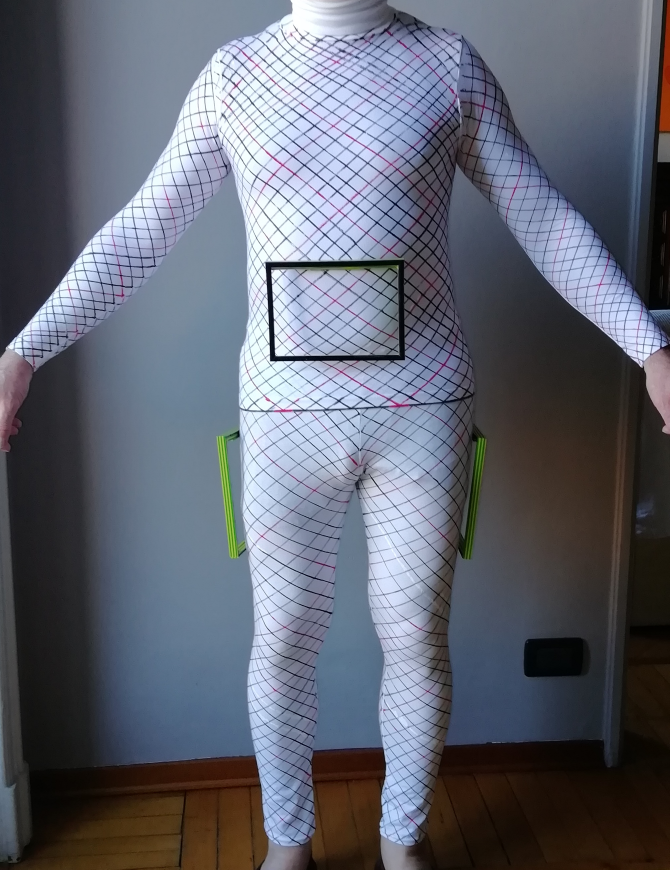
#> input picture images/30 gen 0 gr.jpg, 2008 x 2609 px (shown at 1/3 size); its folder holds 6 pictures in this run
$ python main.py
#> lines starting #> are read from the running program, lines starting #| are printed output that depends on the picture; after the words box and inside, x2 and y2 are one past the last pixel; in counts of white or black regions, pixels touching at a corner belong together
### ImageInformationExtractor.py
from MarkersCornersExtractor import *
from CrossingsIdentifier import *
from CameraCalibration import *
import matplotlib.pyplot as plt
import utils
from ShapeReconstruction import *


class ImageInformation:
    def __init__(self):
        self.img = None
        self.img_x = None
        self.img_y = None
        self.angle = None
        self.path = None

        self.marker_front = None
        self.marker_back = None
        self.marker_right = None
        self.marker_left = None

        self.crossing_matrix = None
        self.crossing_matrix_bottom = None
        self.pink_mask = None
        self.crossings = None

        self.pink_lines1 = set()
        self.pink_lines2 = set()

    def readImage(self, path, angle):
#> called with path = 'images/30 gen 0 gr.jpg', angle = 0
        self.img = cv2.imread(path, cv2.IMREAD_COLOR)
#> self.img is the input picture: shape (2609, 2008, 3); mean B, G, R 112.9, 100.8, 96.6
        self.img_x, self.img_y = self.img.shape[1], self.img.shape[0]
        self.angle = angle
        self.path = path

    def getImage(self):
        return self.img

    def setMarkers(self, markers):
        self.marker_front, self.marker_back, self.marker_right, self.marker_left = markers

    def setCrossingMatrix(self, crossing_matrix, crossing_matrix_bottom):
        self.crossing_matrix = crossing_matrix
        self.crossing_matrix_bottom = crossing_matrix_bottom

    def setPinkMask(self, pink_mask):
        self.pink_mask = pink_mask

    def visualizeMarkers(self):
        img = self.img.copy()
        colors = [
            (0, 0, 255),
            (0, 255, 0),
            (255, 255, 0),
            (255, 0, 0),
        ]

        markers = [self.marker_front, self.marker_back, self.marker_right, self.marker_left]

        for marker in markers:
            if marker is not None:
                corners = marker.getCorners()
                for corner, color in zip(corners, colors):
                    cv2.circle(img, (int(corner.x), int(corner.y)), radius=20, color=color, thickness=-1)

        plt.imshow(img[:, :, ::-1])
        plt.savefig(utils.dir_results + '/markers_corners' + str(self.angle) + '.png')
        plt.clf()

    # [76 lines left out: functions mergeCrossingMatrices, visualiseCrossingMatrix, findPinkCurves, not called in this run]


class ImageInformationExtractor:
    def __init__(self):
        self.images = {}
        self.angles = [0, 60, 300]

    def readImages(self):
        directory = "images/"
        images_names = [
            "30 gen 0 gr.jpg",
            "30 gen 60 gr.jpg",
             #"30 gen 120 gr.jpg",
            # "30 gen 180 gr.jpg",
            # "30 gen 240 gr.jpg",
             "30 gen 300 gr.jpg"
        ]

        for images_name, angle in zip(images_names, self.angles):
            path = directory + images_name
            image = ImageInformation()
            image.readImage(path, angle)
            self.images[angle] = image

    def extractMarkersCoordinates(self, visualize=False):
#> called with visualize = True
        for angle in self.angles:
            image = self.images[angle]
            img = image.getImage()
            markers_corners_extractor = MarkersCornersExtractor(img, angle)
            markers = markers_corners_extractor.extractCorners(visualize=visualize)
            image.setMarkers(markers)
#> this loop made 3 passes
#> pass 1, in findGreenMask, `mask = cv2.inRange(self.img_hsv, lower_bound, upper_bound)`:
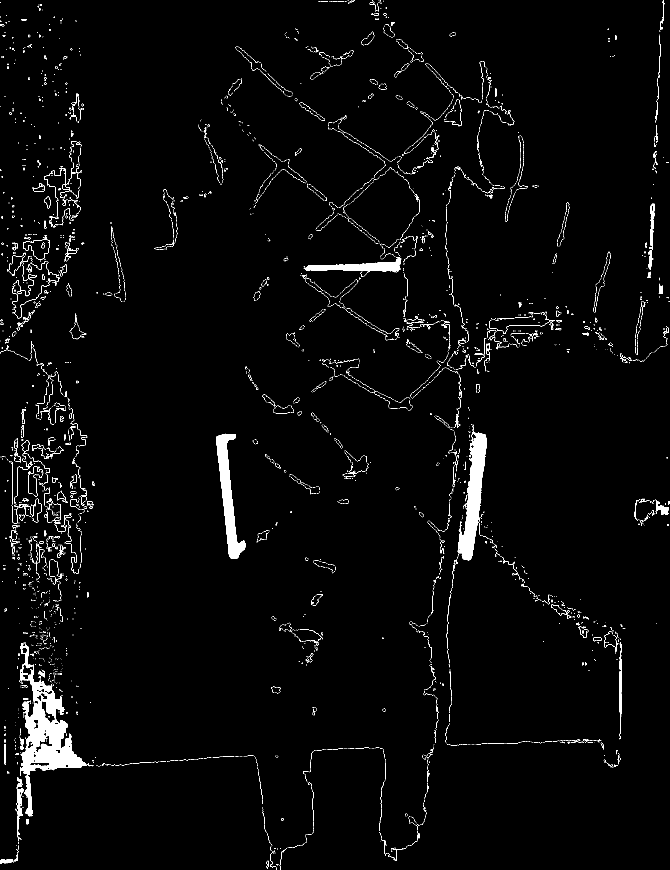
#> mask: shape (2609, 2008) (shown at 1/3 size); 2.1% white; 5788 white regions (5362 under 20 px), largest, box (x1, y1, x2, y2) and area: (60, 1930, 281, 2449) 27799, (1373, 1274, 1461, 1681) 14915, (649, 1301, 737, 1677) 11733
#> pass 1, in findGreenMask, `mask = cv2.erode(mask, kernel, iterations=1)`:
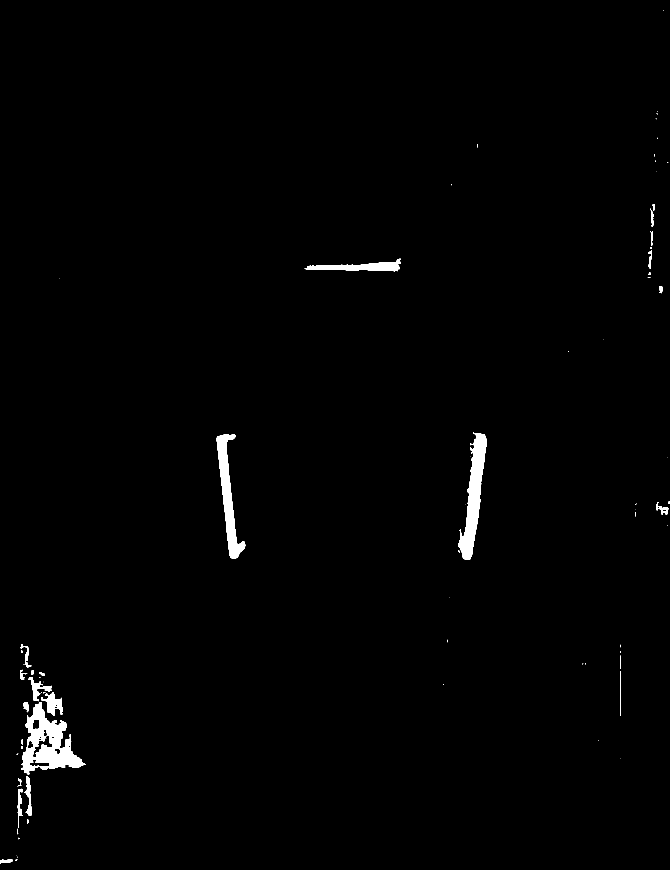
#> mask: shape (2609, 2008) (shown at 1/3 size); 1.1% white; 77 white regions (47 under 20 px), largest, box (x1, y1, x2, y2) and area: (63, 2106, 257, 2324) 17412, (1375, 1296, 1460, 1680) 13459, (650, 1303, 736, 1676) 10724
#> pass 1, in visualize, `plt.savefig(utils.dir_results + '/markers_mask' + str(self.angle) + '...`:
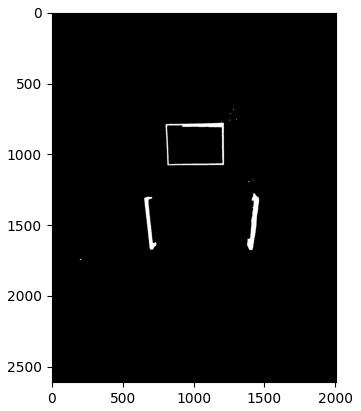
#> figure drawn by matplotlib, 1 panel
#> pass 1, in extractCorners, `plt.savefig(utils.dir_results + '/markers_potential_corners' + str(sel..`:
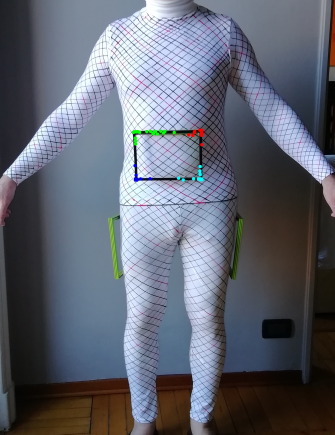
#> shown: shape (2609, 2008, 3) (shown at 1/6 size); mean R, G, B 96.6, 101.1, 112.9
#> pass 2, in visualize (call 2), `plt.savefig(utils.dir_results + '/markers' + str(self.angle) + '.png')`:
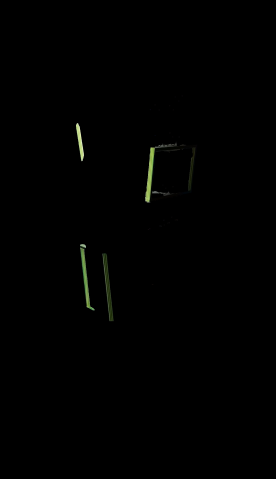
#> shown: shape (2872, 1655, 3) (shown at 1/6 size); mean R, G, B 0.9, 1.1, 0.6
#> pass 2, in visualize (call 2), `plt.savefig(utils.dir_results + '/markers_mask' + str(self.angle) + '...`:
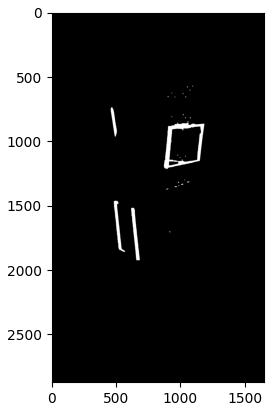
#> figure drawn by matplotlib, 1 panel

    def visualizeMarkers(self):
        for angle in self.angles:
            image = self.images[angle]
            image.visualizeMarkers()
#> this loop made 3 passes
#> pass 2, in visualizeMarkers (call 2), `plt.savefig(utils.dir_results + '/markers_corners' + str(self.angle) +..`:
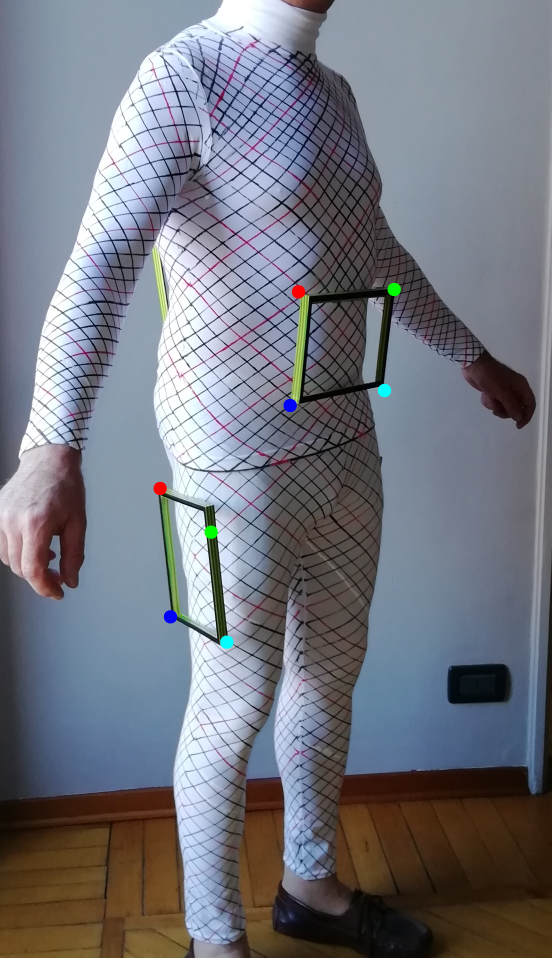
#> shown: shape (2872, 1655, 3) (shown at 1/3 size); mean R, G, B 115.1, 117.9, 127.2

    # [33 lines left out: functions visualizeCrossings, mergeCrossingMatrices, extractCrossings, findPinkCurves, not called in this run]

    def perform3DReconstruction(self):
        shape_reconstruction = ShapeReconstruction(self.images, self.angles)
        shape_reconstruction.reconstructShape()

### MarkersCornersExtractor.py
import numpy as np
import cv2
import math
import matplotlib.pyplot as plt

import MarkersMaskExtractor
import MarkerLinesCollection
import utils


class MarkersCornersExtractor:
    def __init__(self, img, angle):
        self.img = img
        self.angle = angle
        self.img_x = img.shape[1]
        self.img_y = img.shape[0]
        self.mask = None

        self.front_marker = None
        self.back_marker = None
        self.right_marker = None
        self.left_marker = None

    def extractMask(self, visualize=False):
        markers_mask_extractor = MarkersMaskExtractor.MarkersMaskExtractor(self.img, self.angle)
        markers_mask_extractor.extract_markers_masks(visualize=visualize)
        self.mask = markers_mask_extractor.getMask()

    def findLines(self):
        lines = cv2.HoughLinesP(self.mask, 1, np.pi / 180, 10, None, 200, 10)
        img_with_lines = self.img.copy()

        vertical_lines = []
        horizontal_lines = []

        if lines is not None:
            for i in range(0, len(lines)):
                l = lines[i][0]
                angle = math.atan((l[3] - l[1]) / (l[2] - l[0])) / math.pi * 180

                if 80 < angle < 100 or -100 < angle < -80:
                    cv2.line(img_with_lines, (l[0], l[1]), (l[2], l[3]), (0, 0, 255), 3, cv2.LINE_AA)
                    vertical_lines.append(l)

                if -10 < angle < 10:
                    cv2.line(img_with_lines, (l[0], l[1]), (l[2], l[3]), (255, 0, 255), 3, cv2.LINE_AA)
                    horizontal_lines.append(l)

        plt.imshow(img_with_lines[:, :, ::-1])
        plt.savefig(utils.dir_results + '/markers_lines' + str(self.angle) + '.png')
        plt.clf()

        return vertical_lines, horizontal_lines

    def createLinesCollection(self):
        vertical_lines, horizontal_lines = self.findLines()
        lines_collection = MarkerLinesCollection.MarkerLinesCollection()
        lines_collection.addVerticalLines(vertical_lines)
        lines_collection.addHorizontalLines(horizontal_lines)
        lines_collection.aggregateMarkerLines(self.img_x, self.img_y, self.angle)

        return lines_collection

    def extractCorners(self, visualize=False):
        self.extractMask(visualize=visualize)
        lines_collection = self.createLinesCollection()
        markers, grouped_points_all = lines_collection.getAllMarkersCorners()
        self.marker_front, self.marker_back, self.marker_right, self.marker_left = markers

        if visualize:
            colors = [
                (0, 0, 255),
                (0, 255, 0),
                (255, 255, 0),
                (255, 0, 0),
            ]

            img = self.img.copy()
            for grouped_points in grouped_points_all:
                for points_group, color in zip(grouped_points, colors):
                    for point in points_group:
                        cv2.circle(img, (int(point.x), int(point.y)), radius=10, color=color, thickness=-1)

            plt.imshow(img[:, :, ::-1])
            plt.savefig(utils.dir_results + '/markers_potential_corners' + str(self.angle) + '.png')
            plt.clf()

        return self.marker_front, self.marker_back, self.marker_right, self.marker_left

### MarkersMaskExtractor.py
import cv2
import numpy as np
import matplotlib.pyplot as plt
import utils

class MarkersMaskExtractor:
    def __init__(self, img, angle):
        self.img_original = img
        self.angle = angle
        self.img_hsv = None

        self.green_mask = None
        self.black_mask = None
        self.markers_mask = None

    def preprocessImage(self):
        img_hsv = cv2.cvtColor(self.img_original, cv2.COLOR_RGB2HSV)
        self.img_hsv = cv2.GaussianBlur(img_hsv, (5, 5), 0)

    def findGreenMask(self):
        lower_bound = np.array([50, 10, 10])
        upper_bound = np.array([90, 255, 255])
        mask = cv2.inRange(self.img_hsv, lower_bound, upper_bound)
        kernel = np.ones((3, 3), np.uint8)
        mask = cv2.erode(mask, kernel, iterations=1)
        self.green_mask = mask

    def findBlackMask(self):
        lower_bound = np.array([0, 0, 0])
        upper_bound = np.array([360, 255, 40])
        mask = cv2.inRange(self.img_hsv, lower_bound, upper_bound)
        kernel = np.ones((3, 3), np.uint8)
        mask = cv2.erode(mask, kernel, iterations=1)
        self.black_mask = mask

    def applyMaskAroundPerson(self):
        y, x = self.img_original.shape[0], self.img_original.shape[1]
        mask = np.zeros((y, x), dtype=np.uint8)
        y_start, y_stop = int(0.2 * y), int(0.67 * y)

        if self.angle is None:
            x_start, x_stop = int(0.1 * x), int(0.9 * x)
        elif self.angle < 180:
            x_start, x_stop = int(0.1 * x), int(0.8 * x)
        elif self.angle > 180:
            x_start, x_stop = int(0.2 * x), int(0.9 * x)
        elif self.angle == 0 or self.angle == 180:
            x_start, x_stop = int(0.3 * x), int(0.7 * x)

        mask[y_start:y_stop, x_start:x_stop] = 255 * np.ones((y_stop - y_start, x_stop - x_start), dtype=np.uint8)
        kernel = np.ones((3, 3), np.uint8)
        mask = cv2.dilate(mask, kernel, iterations=3)

        self.green_mask = cv2.bitwise_and(self.green_mask, self.green_mask, mask=mask)
        self.black_mask = cv2.bitwise_and(self.black_mask, self.black_mask, mask=mask)

    def createMarkersMask(self):
        markers_mask = self.green_mask + self.black_mask
        kernel = np.ones((5, 5), np.uint8)
        markers_mask = cv2.erode(markers_mask, kernel, iterations=1)
        markers_mask = cv2.dilate(markers_mask, kernel, iterations=4)
        markers_mask = cv2.erode(markers_mask, kernel, iterations=3)
        self.markers_mask = markers_mask

    def visualize(self):
        extracted_markers = cv2.bitwise_and(self.img_original, self.img_original, mask=self.markers_mask)

        plt.imshow(extracted_markers[:, :, ::-1])
        plt.savefig(utils.dir_results + '/markers' + str(self.angle) + '.png')
        plt.clf()

        plt.imshow(self.markers_mask, cmap='gray')
        plt.savefig(utils.dir_results + '/markers_mask' + str(self.angle) + '.png')
        plt.clf()

    def extract_markers_masks(self, visualize=False):
        self.preprocessImage()
        self.findGreenMask()
        self.findBlackMask()
        self.applyMaskAroundPerson()
        self.createMarkersMask()

        if visualize:
            self.visualize()

    def getMask(self):
        return self.markers_mask

### MarkerLinesCollection.py
from sklearn.mixture import GaussianMixture
import numpy as np
import cv2


class Point:
    def __init__(self, x, y):
        self.x = x
        self.y = y

    def show(self):
        print("({}, {})".format(self.x, self.y))

    def getCoordinates(self):
        return [self.x, self.y]


class Line:
    def __init__(self, line):
        self.point1 = Point(line[0], line[1])
        self.point2 = Point(line[2], line[3])

    def getLength(self):
        return ((self.point1.x - self.point2.x) ** 2 + (self.point1.y - self.point2.y) ** 2) ** (1 / 2)


class MarkerCoordinates:
    def __init__(self, corners):
        self.top_left_corner = corners[0]
        self.top_right_corner = corners[1]
        self.bottom_right_corner = corners[2]
        self.bottom_left_corner = corners[3]

    def getCorners(self):
        return [
            self.top_left_corner,
            self.top_right_corner,
            self.bottom_right_corner,
            self.bottom_left_corner
        ]

    # [7 lines left out: function getCornersAsArray, not called in this run]


class MarkerLinesCollection:
    def __init__(self):
        self.vertical_lines = []
        self.horizontal_lines = []

        self.marker_front_lines = []
        self.marker_back_lines = []
        self.marker_right_lines = []
        self.marker_left_lines = []

    def addVerticalLines(self, lines):
        for line in lines:
            self.vertical_lines.append(Line(line))

    def addHorizontalLines(self, lines):
        for line in lines:
            self.horizontal_lines.append(Line(line))

    def aggregateMarkerLines(self, img_x, img_y, angle):

        for line in self.vertical_lines + self.horizontal_lines:
            if angle == 0:
                if line.point1.y < img_y / 2 and line.point2.y < img_y / 2:
                    self.marker_front_lines.append(line)
            if angle == 180:
                if line.point1.y < img_y / 2 and line.point2.y < img_y / 2:
                    self.marker_back_lines.append(line)
            if angle == 60:
                if line.point1.y < img_y / 2 and line.point2.y < img_y / 2:
                    if line.point1.x > img_x * 0.5 and line.point2.x > img_x * 0.5:
                        self.marker_front_lines.append(line)
                else:
                    self.marker_left_lines.append(line)
            if angle == 120:
                if line.point1.y < img_y / 2 and line.point2.y < img_y / 2:
                    if line.point1.x < img_x * 0.33 and line.point2.x < img_x * 0.33:
                        self.marker_back_lines.append(line)
                else:
                    if line.point1.x > img_x * 0.33 and line.point2.x > img_x * 0.33:
                        self.marker_left_lines.append(line)

            if angle == 240:
                if line.point1.y < img_y / 2 and line.point2.y < img_y / 2:
                    if line.point1.x > img_x / 2 and line.point2.x > img_x / 2:
                        self.marker_back_lines.append(line)
                else:
                    if line.point1.x < img_x * 0.67 and line.point2.x < img_x * 0.67:
                        self.marker_right_lines.append(line)

            if angle == 300:
                if line.point1.y < img_y / 2 and line.point2.y < img_y / 2:
                    if line.point1.x < img_x * 0.67 and line.point2.x < img_x * 0.67:
                        self.marker_front_lines.append(line)
                else:
                    if line.point1.x > img_x * 0.5 and line.point2.x > img_x * 0.5:
                        self.marker_right_lines.append(line)

    def identifyMarkerCorners(self, lines):
        points = []
        X = None

        for line in lines:
            points.append(line.point1)
            points.append(line.point2)

            if X is None:
                X = np.array([[line.point1.x, line.point1.y]])
            else:
                X = np.append(X, [[line.point1.x, line.point1.y]], axis=0)
            X = np.append(X, [[line.point2.x, line.point2.y]], axis=0)

        gm = GaussianMixture(n_components=4, random_state=0).fit(X)
        labels = gm.predict(X)

        grouped_points = [[], [], [], []]

        for i, point in enumerate(points):
            grouped_points[labels[i]].append(point)

        x_center = sum(map(lambda i: i[0], gm.means_)) / len(gm.means_)
        y_center = sum(map(lambda i: i[1], gm.means_)) / len(gm.means_)

        corners_points = [0, 0, 0, 0]

        for corner, group in zip(gm.means_, grouped_points):
            x = corner[0]
            y = corner[1]

            if x < x_center and y < y_center:
                point_x = min(group, key=lambda p: p.x).x
                point_y = min(group, key=lambda p: p.y).y
                corners_points[0] = Point(point_x, point_y)
            elif x > x_center and y < y_center:
                point_x = max(group, key=lambda p: p.x).x
                point_y = min(group, key=lambda p: p.y).y
                corners_points[1] = Point(point_x, point_y)
            elif x > x_center and y > y_center:
                point_x = max(group, key=lambda p: p.x).x
                point_y = max(group, key=lambda p: p.y).y
                corners_points[2] = Point(point_x, point_y)
            elif x < x_center and y > y_center:
                point_x = min(group, key=lambda p: p.x).x
                point_y = max(group, key=lambda p: p.y).y
                corners_points[3] = Point(point_x, point_y)

        return corners_points, grouped_points

    def getAllMarkersCorners(self):
        marker_front, marker_back, marker_right, marker_left = None, None, None, None
        grouped_points_all = []
        if len(self.marker_front_lines) > 0:
            corners, grouped_points = self.identifyMarkerCorners(self.marker_front_lines)
            marker_front = MarkerCoordinates(corners)
            grouped_points_all.append(grouped_points)
        if len(self.marker_back_lines) > 0:
            corners, grouped_points = self.identifyMarkerCorners(self.marker_back_lines)
            marker_back = MarkerCoordinates(corners)
            grouped_points_all.append(grouped_points)
        if len(self.marker_right_lines) > 0:
            corners, grouped_points = self.identifyMarkerCorners(self.marker_right_lines)
            marker_right = MarkerCoordinates(corners)
            grouped_points_all.append(grouped_points)
        if len(self.marker_left_lines) > 0:
            corners, grouped_points = self.identifyMarkerCorners(self.marker_left_lines)
            marker_left = MarkerCoordinates(corners)
            grouped_points_all.append(grouped_points)

        return [marker_front, marker_back, marker_right, marker_left], grouped_points_all

### main.py
from ImageInformationExtractor import *


image_information_extractor = ImageInformationExtractor()
image_information_extractor.readImages()
image_information_extractor.extractMarkersCoordinates(visualize=True)
#> (the run stopped early here; a loop or call above may not have finished)
